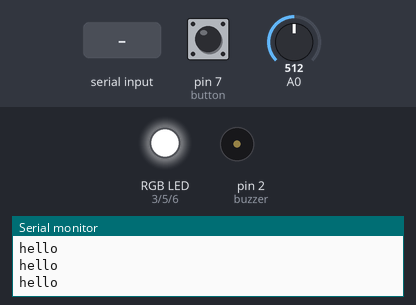
A sketch run on a simulated Arduino Uno, built with avr-gcc and run on an emulated ATmega328P. Parts: an RGB LED mixed from three pins (HIGH = lit), buzzer (waves = sounding), the last lines printed to the serial monitor. The test bench sets the inputs (shaded band); at power-on: pin 7 (button) HIGH, A0 = 512. Random numbers use the default seed unless the sketch sets one; pins used as bus, display or sensor lines are not drawn.

Above: at 1.0 s.
1.1 s: "90,45,200\n" received over Serial
At 2.1 s:
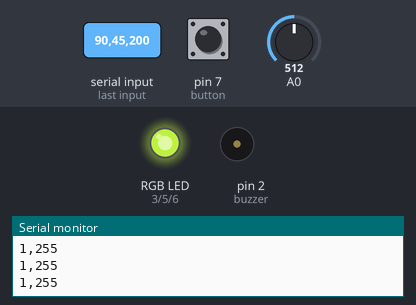
2.7 s: pin 7 (button) pulled LOW for 3.2 s
At 3.4 s:
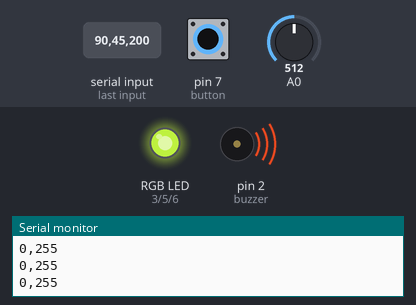
7.4 s: "30,150,10\n" received over Serial
At 8.0 s:
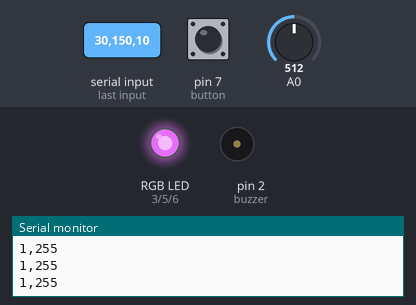
8.9 s: pin 7 (button) pulled LOW for 0.15 s
At 9.14 s:
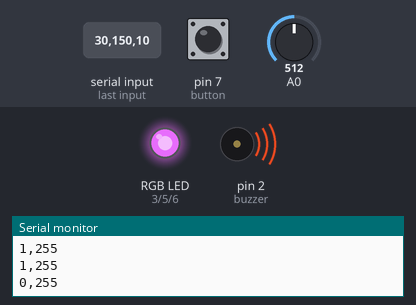
10.8 s: "1,90,45\n" received over Serial
At 11.7 s:
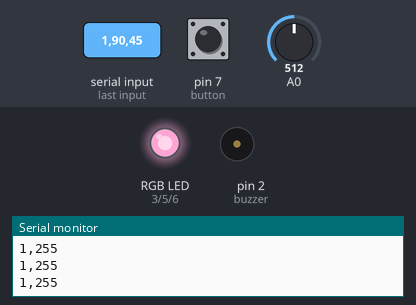
12.3 s: pin 7 (button) pulled LOW for 1 s
At 13.3 s:
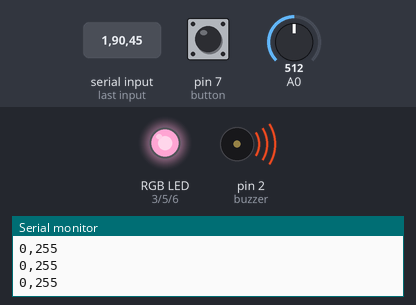
Timing chart, 0 to 15.3 s (numbered marks = the images above; inputs shaded):
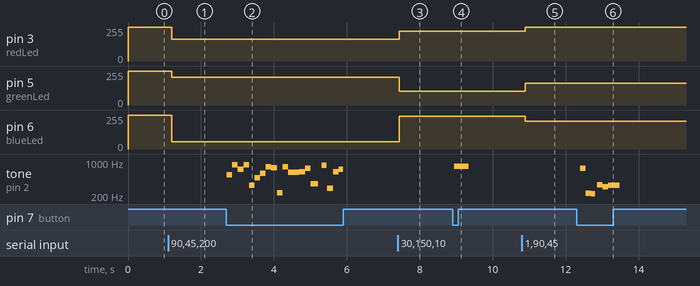

The sketch:

protoSnap_2.ino
```cpp
#define buzzer 2
#define redLed 3
#define greenLed 5
#define blueLed 6
#define lightSensor A0
#define button 7

int val;
int input;
int calibration;

void setup() {

  pinMode(buzzer, OUTPUT);
  pinMode(redLed, OUTPUT);
  pinMode(greenLed, OUTPUT);
  pinMode(blueLed, OUTPUT);
  //pinMode(lightSensor, INPUT);
  pinMode(button, INPUT);

  digitalWrite(redLed, HIGH);
  digitalWrite(blueLed, HIGH);
  digitalWrite(greenLed, HIGH);
  digitalWrite(button, HIGH);
  digitalWrite(buzzer, HIGH);

  calibration = analogRead(A0);

  Serial.begin(9600);  //start serial communication at 9600
  establishContact();  //try to make contract with processing

}


void loop() {
  if (Serial.available() > 0) { // If data is available to read,
    //input = Serial.read(); // read it and store it in val
    int red = Serial.parseInt();
    //input = Serial.read();

    int green = Serial.parseInt();
    int blue = Serial.parseInt();

    if(Serial.read() == '\n') {
      red = 255 - constrain(red, 0, 255);
      green = 255 - constrain(green, 0, 255);
      blue = 255 - constrain(blue, 0, 255);

      analogWrite(redLed, red);
      analogWrite(greenLed, green);
      analogWrite(blueLed, blue);
    }
  }


  val = digitalRead(button);  //read the button
  if (val == 0) { //if it's being pushed, make a buzz
    buzz();
  }
  delay(150);


  Serial.print(val);  //send the button val to serial
  Serial.print(",");  //send a comma as a delimiter
  val = analogRead(A0); //read the photocell
  //Serial.println(val); //send the photocell value
  val = map(val, 0, calibration, 0, 255);
  Serial.println(val); //send the photocell value


}

//this function sends out a string that processing is looking for to start communication
void establishContact() {
  while (Serial.available() <= 0) {
    Serial.println("hello");   // send a starting message
    delay(300);
  }
}

void buzz(){
  /// this function makes the buzzer pin move and crease a sound.
  /// By writing the pin HIGH/LOW in a pattern we can create a frequency.
  /// this FOR LOOP is used to repeat the pattern and let us hear the note for second.
  for(int i = 0; i < random(100); i++){
//  digitalWrite(buzzer, HIGH);
//  delay(2);
//  digitalWrite(buzzer, LOW);
//  delay(2);
  tone(2, random(220, 880), random(100, 500));
  }
}
```

Measured:
- after the input at 1.1 s, pin 3 (redLed): 255/255 → 165/255 after 0.10 s; pin 5 (greenLed): 255/255 → 210/255 after 0.10 s; pin 6 (blueLed): 255/255 → 55/255 after 0.10 s
- after the input at 2.7 s, tone on pin 2 (buzzer): plays 547 Hz for 0.15 s, 873 Hz for 0.15 s, 709 Hz for 0.15 s, 874 Hz for 0.15 s, 331 Hz for 0.15 s, 480 Hz for 0.16 s … (19 notes in this stretch), starting at once
- after the input at 7.4 s, pin 3 (redLed): 165/255 → 225/255 at once; pin 5 (greenLed): 210/255 → 105/255 at once; pin 6 (blueLed): 55/255 → 245/255 at once
- after the input at 8.9 s, tone on pin 2 (buzzer): silent → 810 Hz at once, → silent 0.41 s later
- after the input at 10.8 s, pin 3 (redLed): 225/255 → 254/255 after 0.10 s; pin 5 (greenLed): 105/255 → 165/255 after 0.10 s; pin 6 (blueLed): 245/255 → 210/255 after 0.10 s
- after the input at 12.3 s, tone on pin 2 (buzzer): plays 737 Hz for 0.15 s, 228 Hz for 0.15 s, 223 Hz for 0.11 s, 339 Hz for 0.15 s, 310 Hz for 0.15 s, 331 Hz for 0.32 s, starting after 0.10 s
